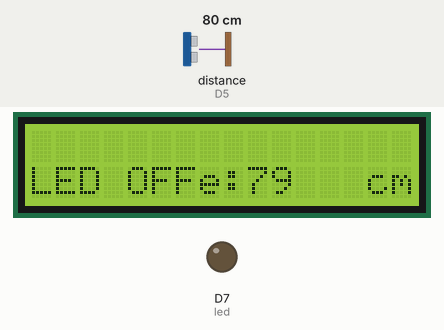
The sketch below on a simulated ESP8266 (NodeMCU). Parts: 16×2 character LCD, output pins drawn as LEDs (lit = HIGH). Wiring (inferred from the names in the program): ultrasonic range finder: trigger D6; echo D5. The test bench sets the inputs (shaded band); at power-on: distance to the obstacle (sensor on D5) 80 cm. The echo pulse lasts 58.3 µs per cm; pins used as bus, display or sensor lines are not drawn.

Above: at 1.3 s.
1.4 s: distance to the obstacle (sensor on D5) set to 7 cm
At 2.2 s:
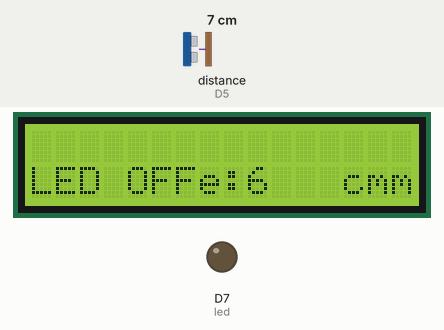
3.8 s: distance to the obstacle (sensor on D5) set to 4 cm
At 4.3 s:
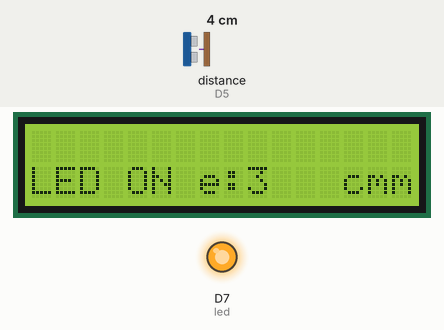
6.5 s: distance to the obstacle (sensor on D5) set to 18 cm
At 7.0 s:
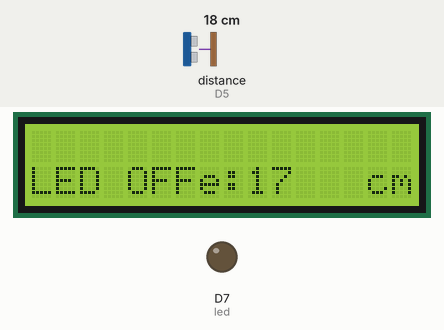
Timing chart, 0 to 9.5 s (numbered marks = the images above; inputs shaded):
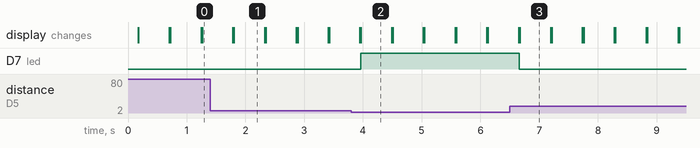

The sketch:

UTS.ino
```cpp
#include <Wire.h>                   // Memanggil library wire.h
#include <LiquidCrystal_I2C.h>      // Memanggil library LCD dengan I2C
LiquidCrystal_I2C lcd(0x27, 16, 2); // Alamat I2C(0x27) LCD dan Jenis LCD (20x4)

#define echoPin D5 //Deklarasi echo terhubung pada pin D5 HC-SR04
#define trigPin D6 //Deklarasi trig terhubung pada pin D6 HC-SR04
#define led D7     //Deklarasi LED terhubung pada pin D7

// defines variables
long durasi; // variabel durasi suara
int jarak;   // variabel untuk mengukur jarak

void setup() {
  lcd.init();               // instruksi untuk memulai LCD
  lcd.begin(16,2);          // instruksi untuk menggunakan lcd 20x4
  lcd.backlight();          // instruksi untuk mengaktifkan lampu latar LCD
  pinMode(trigPin, OUTPUT); // deklarasi pin trig sebagai output
  pinMode(echoPin, INPUT);  // deklarasi pin echo sebagai input
  pinMode(led, OUTPUT);     // deklarasi LED sebagai output
  Serial.begin(115200);       // komunikasi serial menggunakan baudrate 9600
}

void loop() {
  digitalWrite(trigPin, LOW);  // Trig tidak aktif
  delayMicroseconds(2);
  digitalWrite(trigPin, HIGH); // Trig aktif
  delayMicroseconds(10);
  digitalWrite(trigPin, LOW);
  // Membaca sinyal masuk pada echo
  durasi = pulseIn(echoPin, HIGH);
  // Menghitung Jarak
  jarak = durasi * 0.034 / 2;     // Rumus menghitung jarak ultrasonik
  lcd.setCursor(2, 0);            // karakter dimulai dari kolom 2 baris 1
  lcd.setCursor(4, 1);            // karakter dimulai dari kolom 4 baris 2
  lcd.print("NodeMcu");           // Karakter yang akan ditampilkan pada LCD
  lcd.setCursor(0,2);             // karakter dimulai dari kolom 1 baris 3
  lcd.print("Distance:");         // Karakter yang akan ditampilkan pada LCD
  lcd.print(jarak);               // Menampilkan data jarak pada LCD
  lcd.print("   cm");
  delay(10);

  if (jarak < 5){                 // instruksi untuk mengaktifkan LED jika jarak benda kurang dari 5 cm
    digitalWrite(led, HIGH);
    lcd.setCursor(0,3);
    lcd.print("LED ON ");
  }
  else {
    digitalWrite(led, LOW);      // instruksi untuk mematikan LED jika jarak benda lebih dari 5 cm
    lcd.setCursor(0,3);
    lcd.print("LED OFF");
  }
    delay(500);
}
```

Measured:
- the behaviour switches between 6 and 5 cm on distance to the obstacle (sensor on D5) (found by bisection; images 1 and 2)
- after the input at 1.4 s, the display: first changes after 0.39 s (image 1 shows a later state)
- after the input at 3.8 s, D7 (led): LOW → HIGH after 0.16 s; the display: first changes after 0.15 s (image 2 shows a later state)
- after the input at 6.5 s, D7 (led): HIGH → LOW after 0.16 s; the display: first changes after 0.15 s (image 3 shows a later state)
- what the display in image 1 shows lasts 0.5 s, from 1.8 s to 2.3 s
